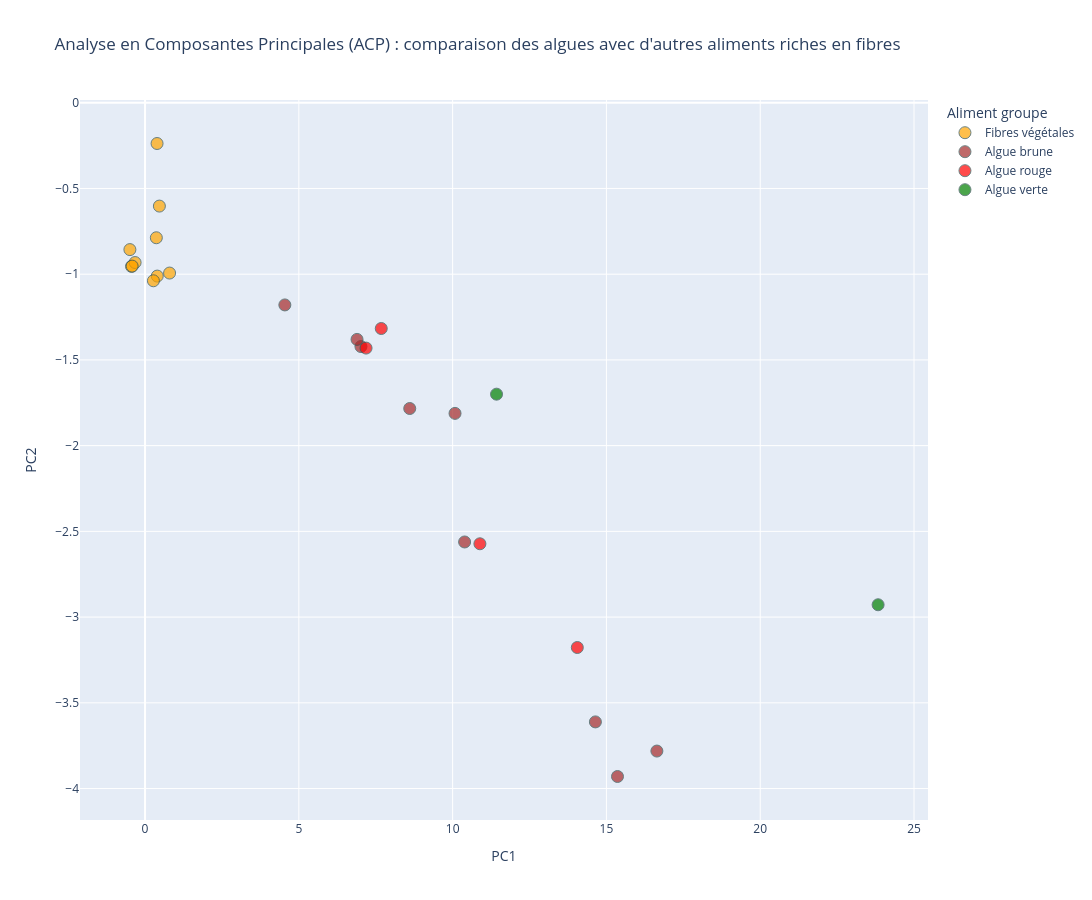

Notebook code for this chart:
### Markdown cell above
- PCA of FIBRE-rich foods ONLY
- highlighting SEAWEEDS (brown, red, green), FIBRE-rich foods (plants) + seaweeds
- see legend for hightlight colors

### Code cell
import plotly.express as px
import pandas as pd

# Ensure boolean masks exist (use alim_code instead of index)
pca_df['plant_fibre'] = pca_df['alim_code'].isin(food_selection_plant_fibre.keys())
pca_df['brown_seaweed']  = pca_df['alim_code'].isin(id_list_brown_seaweed)
pca_df['red_seaweed']    = pca_df['alim_code'].isin(id_list_red_seaweed)
pca_df['green_seaweed']  = pca_df['alim_code'].isin(id_list_green_seaweed)

# Assign groups ("Autres aliments" excluded here)
def assign_group(row):
    if row['brown_seaweed']:
        return 'Algue brune'
    elif row['red_seaweed']:
        return 'Algue rouge'
    elif row['green_seaweed']:
        return 'Algue verte'
    elif row['plant_fibre']:
        return 'Fibres végétales'
    else:
        return None  # exclude later

pca_df['Aliment groupe'] = pca_df.apply(assign_group, axis=1)

# Keep only rows that belong to a defined group
pca_df_filtered = pca_df[pd.notnull(pca_df['Aliment groupe'])].copy()

# Color map
color_map = {
    'Algue brune': 'brown',
    'Algue rouge': 'red',
    'Algue verte': 'green',
    'Fibres végétales': 'orange'
}

# Create interactive PCA plot
fig = px.scatter(
    pca_df_filtered,
    x='PC1',
    y='PC2',
    color='Aliment groupe',
    color_discrete_map=color_map,
    hover_name='seaweed_name_French',
    labels={'seaweed_name_French': 'Aliment'},
    title="Analyse en Composantes Principales (ACP) : comparaison des algues avec d'autres aliments riches en fibres"
)

fig.update_layout(width=1200, height=900)

# Make markers bigger for seaweeds and proteins
marker_sizes = []
for g in pca_df_filtered['Aliment groupe']:
    if g in ['Algue brune', 'Algue rouge', 'Algue verte']:
        marker_sizes.append(12)
    elif g in ['Fibres végétales']:
        marker_sizes.append(12)

fig.update_traces(marker=dict(size=marker_sizes, line=dict(width=1, color='DarkSlateGrey')))

# Show interactive plot
fig.show()

# Save interactive HTML
fig.write_html("pca_seaweed_vs_fibres.html")

### Figure 1 — Plotly figure (JSON) as saved in the notebook; plotly's stock layout.template omitted (floating-point values rounded to 4 significant figures)
{"data": [{"hovertemplate": "<b>%{hovertext}</b><br><br>Aliment groupe=Fibres végétales<br>PC1=%{x}<br>PC2=%{y}<extra></extra>", "hovertext": [" Abricot, dénoyauté, sec ", " Artichaut, appertisé, égoutté ", " Artichaut, cuit ", " Pain complet ou intégral (à la farine T150) ", " Brocoli, cuit ", " Chou de Bruxelles, cuit ", " Carotte, crue ", " Figue, sèche ", " Pain de mie, complet ", " Pain grillé suédois au blé complet "], "legendgroup": "Fibres végétales", "marker": {"color": "orange", "line": {"color": "DarkSlateGrey", "width": 1}, "size": [12, 12, 12, 12, 12, 12, 12, 12, 12, 12, 12, 12, 12, 12, 12, 12, 12, 12, 12, 12, 12, 12, 12, 12, 12], "symbol": "circle"}, "mode": "markers", "name": "Fibres végétales", "orientation": "v", "showlegend": true, "type": "scatter", "x": [0.397, -0.4407, 0.272, 0.3675, -0.4923, -0.3233, -0.4174, 0.7975, 0.4665, 0.3907], "xaxis": "x", "y": [-1.011, -0.9545, -1.038, -0.7875, -0.8566, -0.9321, -0.9528, -0.9934, -0.6027, -0.2378], "yaxis": "y"}, {"hovertemplate": "<b>%{hovertext}</b><br><br>Aliment groupe=Algue brune<br>PC1=%{x}<br>PC2=%{y}<extra></extra>", "hovertext": [" Wakamé atlantique (Alaria esculenta) ", "Fucus vésiculeux (Fucus vesiculosus)", " Kombu ou kombu japonais (Laminaria japonica) ", " Ascophylle noueux ou goémon noir (Ascophyllum nodosum) ", " Kombu royal (Saccharina latissima) ", " Haricot de mer (Himanthalia elongata) ", " Kombu breton (Laminaria digitata) ", "Fucus vésiculeux (Fucus serratus)", " Wakamé (Undaria pinnatifida) "], "legendgroup": "Algue brune", "marker": {"color": "brown", "line": {"color": "DarkSlateGrey", "width": 1}, "size": [12, 12, 12, 12, 12, 12, 12, 12, 12, 12, 12, 12, 12, 12, 12, 12, 12, 12, 12, 12, 12, 12, 12, 12, 12], "symbol": "circle"}, "mode": "markers", "name": "Algue brune", "orientation": "v", "showlegend": true, "type": "scatter", "x": [16.64, 8.606, 10.39, 10.08, 14.64, 4.545, 15.36, 7.019, 6.892], "xaxis": "x", "y": [-3.781, -1.783, -2.562, -1.812, -3.611, -1.179, -3.93, -1.422, -1.38], "yaxis": "y"}, {"hovertemplate": "<b>%{hovertext}</b><br><br>Aliment groupe=Algue rouge<br>PC1=%{x}<br>PC2=%{y}<extra></extra>", "hovertext": [" Lichen de mer ou pioca ou goémon rouge (Chondrus crispus) ", " Dulse (Palmaria palmata) ", " Gracilaire ou ogonori (Gracilaria verrucosa) ", " Nori (Porphyra sp.) "], "legendgroup": "Algue rouge", "marker": {"color": "red", "line": {"color": "DarkSlateGrey", "width": 1}, "size": [12, 12, 12, 12, 12, 12, 12, 12, 12, 12, 12, 12, 12, 12, 12, 12, 12, 12, 12, 12, 12, 12, 12, 12, 12], "symbol": "circle"}, "mode": "markers", "name": "Algue rouge", "orientation": "v", "showlegend": true, "type": "scatter", "x": [7.186, 10.89, 14.05, 7.679], "xaxis": "x", "y": [-1.431, -2.572, -3.177, -1.317], "yaxis": "y"}, {"hovertemplate": "<b>%{hovertext}</b><br><br>Aliment groupe=Algue verte<br>PC1=%{x}<br>PC2=%{y}<extra></extra>", "hovertext": [" Ao-nori (Enteromorpha sp.) ", " Laitue de mer (Ulva sp.) "], "legendgroup": "Algue verte", "marker": {"color": "green", "line": {"color": "DarkSlateGrey", "width": 1}, "size": [12, 12, 12, 12, 12, 12, 12, 12, 12, 12, 12, 12, 12, 12, 12, 12, 12, 12, 12, 12, 12, 12, 12, 12, 12], "symbol": "circle"}, "mode": "markers", "name": "Algue verte", "orientation": "v", "showlegend": true, "type": "scatter", "x": [23.83, 11.43], "xaxis": "x", "y": [-2.928, -1.7], "yaxis": "y"}], "layout": {"height": 900, "legend": {"title": {"text": "Aliment groupe"}, "tracegroupgap": 0}, "title": {"text": "Analyse en Composantes Principales (ACP) : comparaison des algues avec d'autres aliments riches en fibres"}, "width": 1200, "xaxis": {"anchor": "y", "domain": [0, 1], "title": {"text": "PC1"}}, "yaxis": {"anchor": "x", "domain": [0, 1], "title": {"text": "PC2"}}}}
